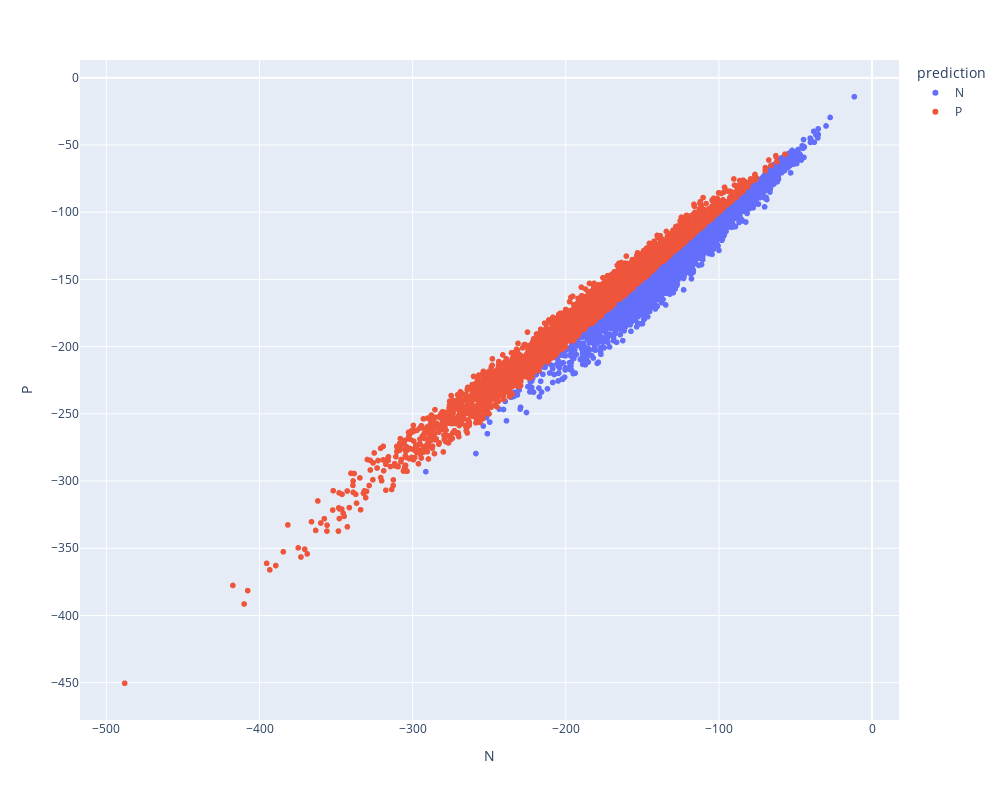

Source (notebook cell):
### Code cell
px.scatter(X, 'N','P', color='prediction', hover_name='points', height=800, width=1000)

### Figure 1 — Plotly figure (JSON) as saved in the notebook; plotly's stock layout.template omitted (floating-point values rounded to 4 significant figures; data arrays with more than 128 entries replaced by an {"elided": "..."} marker saying what was removed)
{"data": [{"hovertemplate": "<b>%{hovertext}</b><br><br>prediction=N<br>N=%{x}<br>P=%{y}<extra></extra>", "hovertext": {"elided": "2965 int values"}, "legendgroup": "N", "marker": {"color": "#636efa", "symbol": "circle"}, "mode": "markers", "name": "N", "showlegend": true, "type": "scattergl", "x": {"elided": "2965 float values"}, "xaxis": "x", "y": {"elided": "2965 float values"}, "yaxis": "y"}, {"hovertemplate": "<b>%{hovertext}</b><br><br>prediction=P<br>N=%{x}<br>P=%{y}<extra></extra>", "hovertext": {"elided": "3163 int values"}, "legendgroup": "P", "marker": {"color": "#EF553B", "symbol": "circle"}, "mode": "markers", "name": "P", "showlegend": true, "type": "scattergl", "x": {"elided": "3163 float values"}, "xaxis": "x", "y": {"elided": "3163 float values"}, "yaxis": "y"}], "layout": {"height": 800, "legend": {"title": {"text": "prediction"}, "tracegroupgap": 0}, "margin": {"t": 60}, "width": 1000, "xaxis": {"anchor": "y", "autorange": true, "domain": [0, 1], "range": [-517.2, 17.62], "title": {"text": "N"}, "type": "linear"}, "yaxis": {"anchor": "x", "autorange": true, "domain": [0, 1], "range": [-477.8, 13.19], "title": {"text": "P"}, "type": "linear"}}}
